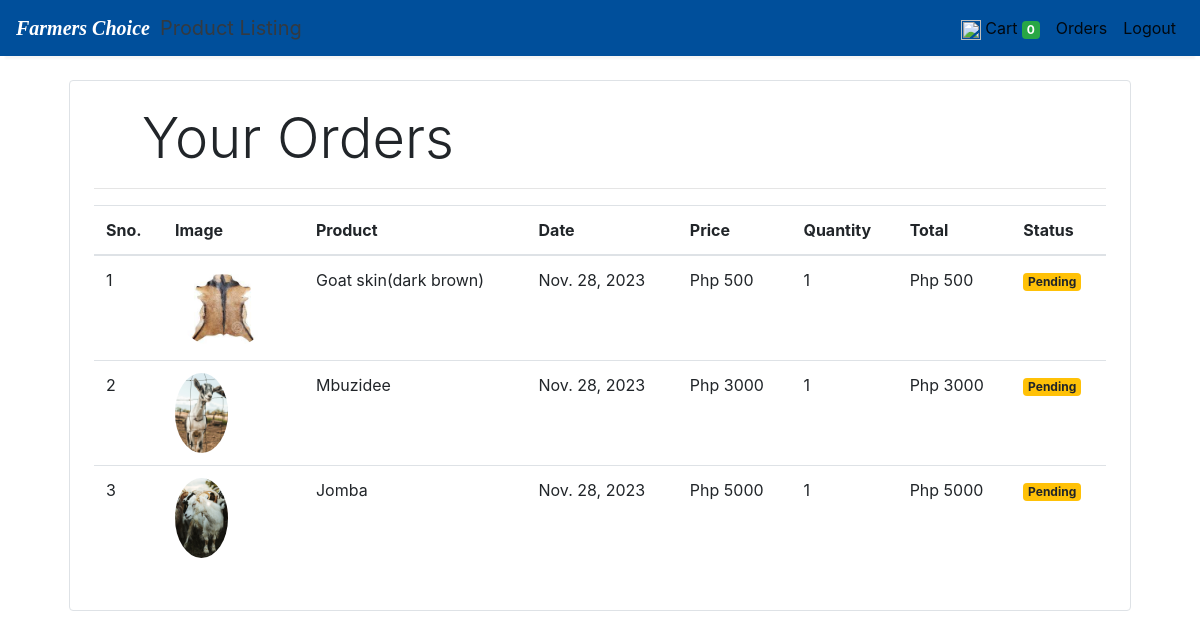
The page /orders (signed in) on the database its author committed.
### store/models/orders.py (models this page shows, shortened)
class Order(models.Model):
    product = models.ForeignKey(Products,
                                on_delete=models.CASCADE)
    customer = models.ForeignKey(Customer,
                                 on_delete=models.CASCADE)
    quantity = models.IntegerField(default=1)
    price = models.IntegerField()
    address = models.CharField (max_length=50, default='', blank=True)
    phone = models.CharField (max_length=50, default='', blank=True)
    date = models.DateField (default=datetime.datetime.today)
    status = models.BooleanField (default=False)
    @staticmethod
    def get_orders_by_customer(customer_id):
        return Order.objects.filter(customer=customer_id).order_by('-date')

### store/models/product.py (models this page shows, shortened)
class Products(models.Model):
    name = models.CharField(max_length=60)
    price= models.IntegerField(default=0)
    category= models.ForeignKey(Category,on_delete=models.CASCADE,default=1 )
    description= models.CharField(max_length=250, default='', blank=True, null= True)
    image= models.ImageField(upload_to='uploads/products/')

### store/middlewares/auth.py (the view)
    def middleware(request):
        print(request.session.get('customer'))
        returnUrl = request.META['PATH_INFO']
        print(request.META['PATH_INFO'])
        if not request.session.get('customer'):
           return redirect(f'login?return_url={returnUrl}')
        response = get_response(request)
        return response

### store/templatetags/custom_filter.py (called while the page is built)
@register.filter(name='currency')
def currency(number):
    return "Php "+str(number)

@register.filter(name='multiply')
def multiply(number , number1):
    return number * number1

### store/views/orders.py (called while the page is built)
    def get(self , request ):
        customer = request.session.get('customer')
        orders = Order.get_orders_by_customer(customer)
        print(orders)
        return render(request , 'orders.html'  , {'orders' : orders})

### store/templates/orders.html
{% extends 'base.html' %}
{% block content %}
{% load cart %}
{% load custom_filter %}
<div class="container">
   <div class="border rounded p-4 m-4">
        <p class="display-4 pl-4 ml-4">Your Orders</p>
        <hr>
        <table class="table">
            <thead>
                <tr>
                    <th>Sno.</th>
                    <th>Image</th>
                    <th>Product</th>
                    <th>Date</th>
                    <th>Price</th>
                    <th>Quantity</th>
                    <th>Total</th>
                    <th>Status</th>
                </tr>
            </thead>
            <tbody>
                {% for order in orders %}
                <tr>
                    <td>{{forloop.counter}}</td>
                    <td><img style="height: 80px;" class="rounded-circle" src="{{order.product.image.url}}" alt=""></td>
                    <td>{{order.product.name}}</td>
                    <td>{{order.date}}</td>
                    <td>{{order.price|currency}}</td>
                    <td>{{order.quantity}}</td>
                    <td>{{order.quantity|multiply:order.price|currency}}</td>
                    {% if order.status %}
                    <td><small class="badge badge-success">Completed</small></td>
                    {%else%}
                    <td><small class="badge badge-warning">Pending</small></td>
                    {% endif %}
                </tr>
                {% endfor %}
            </tbody>
        </table>
   </div>
</div>
{% endblock %}

### rows shown on the page
Order: product.image (picture), product.name "Goat skin(dark brown)", date "Nov. 28, 2023", price "Php 500", quantity "1", quantity|multiply "Php 500", status "Pending"
Order: product.image (picture), product.name "Mbuzidee", date "Nov. 28, 2023", price "Php 3000", quantity "1", quantity|multiply "Php 3000", status "Pending"
Order: product.image (picture), product.name "Jomba", date "Nov. 28, 2023", price "Php 5000", quantity "1", quantity|multiply "Php 5000", status "Pending"

### other values the page prints
{{ request.session.cart.keys|length }} "0"
